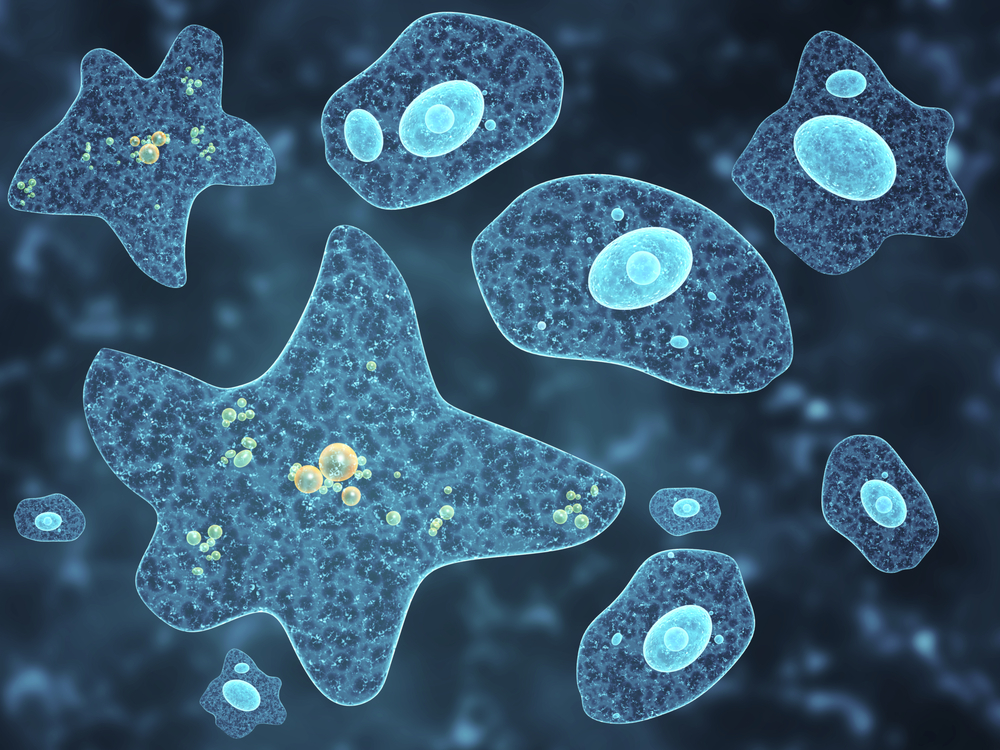
%> input picture images/Different-amoebas-on-abstract-background.jpg, 1000 x 750 px
$ octave contourEx.m   (GNU Octave 9; MATLAB toolbox functions it lacks are replaced by stand-ins)
%> lines starting %> are read from the running program, lines starting %| are printed output that depends on the picture; in (x1, y1, x2, y2) boxes, pixels count from 0 and x2, y2 are one past the last pixel; in counts of white or black regions, pixels touching at a corner belong together; the program's own positions count from 1
%% Contours

I = imread("Different-amoebas-on-abstract-background.jpg");
%> I is the input picture: size 750x1000x3 uint8; mean R, G, B 53.8, 85.9, 109.3
I_gray = im2gray(I);
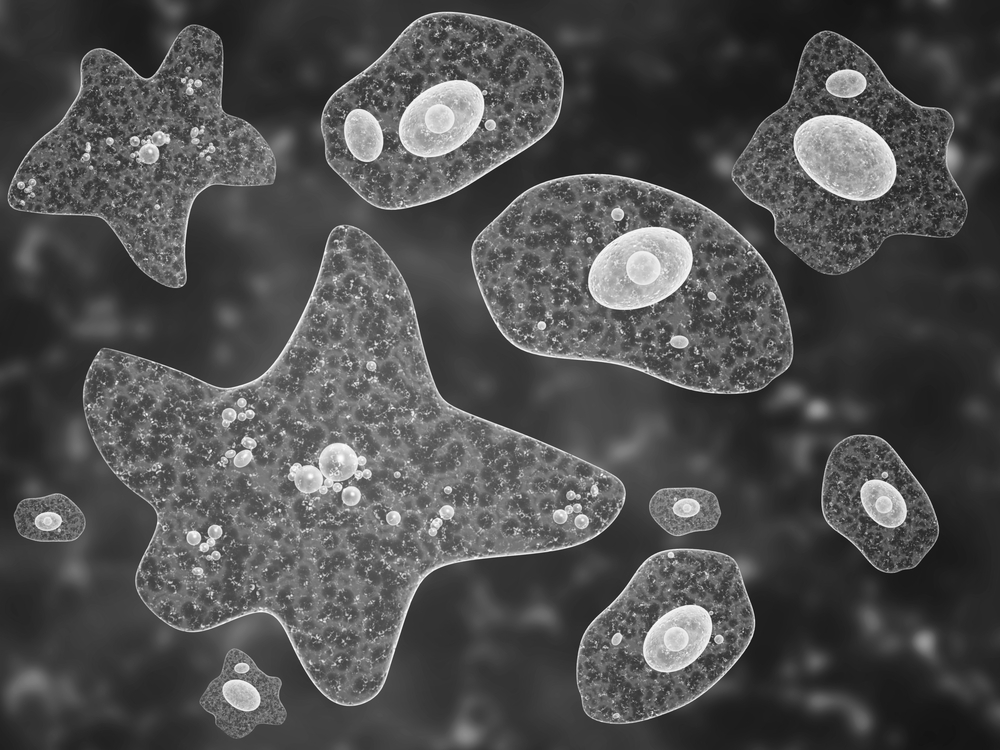
%> I_gray: size 750x1000 uint8; min 11, max 255, mean 79
I_BW = imbinarize(I_gray);
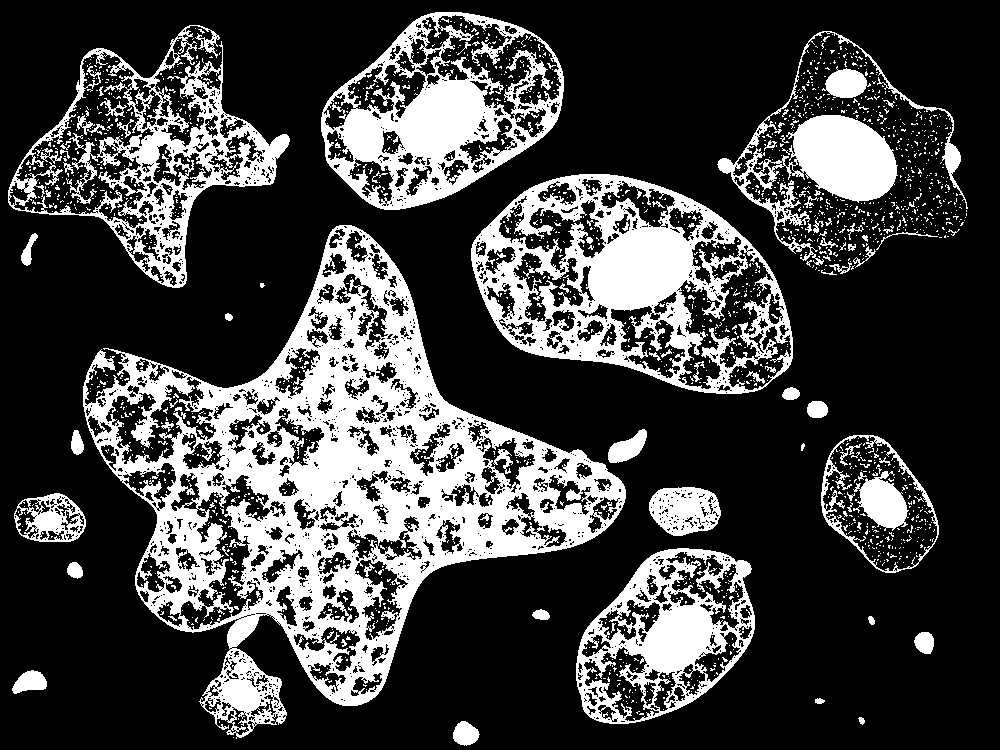
%> I_BW: size 750x1000 logical; 26% white; 1979 white regions (1880 under 20 px), largest, box (x1, y1, x2, y2) and area: (83, 225, 626, 739) 84437, (471, 174, 793, 394) 28851, (321, 12, 564, 210) 19644

% [I_ms,h_ms] = contour(I_gray);
% figure
% imshow(I_ms)
%
figure
%> (the run ends here)
